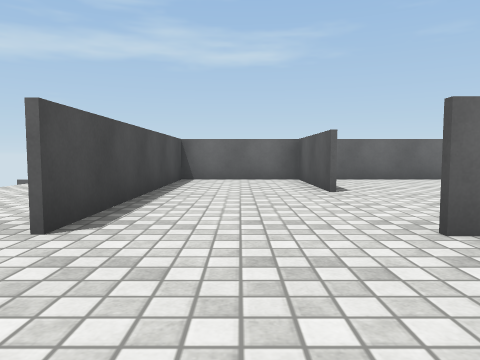
View 1 (above)

15 first-person views from a walk through a Unity game level. The camera is 0.58 m above the floor, tilts 4° down and sees 70° across. The floor is counted in squares, 1 m on a side. Each view is taken from the middle of a square. On the plan, view 1 faces up. The plan holds only what a view shows up to about 9 squares ahead; the rest is blank. The player is left out. Surface patterns are stand-ins for the level's own textures.

View 2
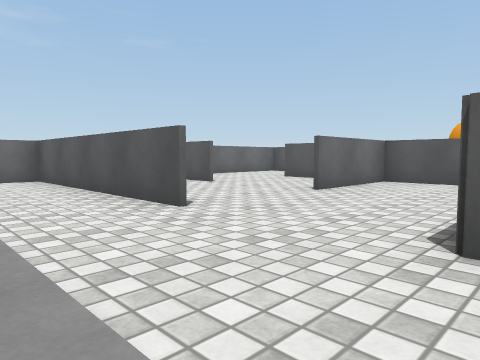

View 3
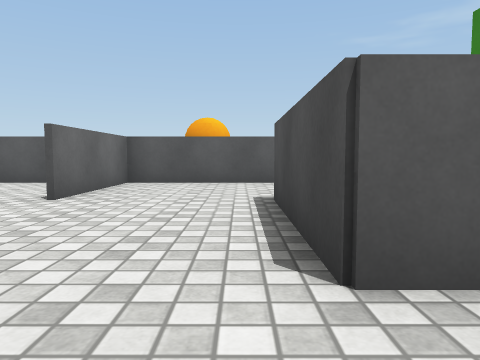

View 4
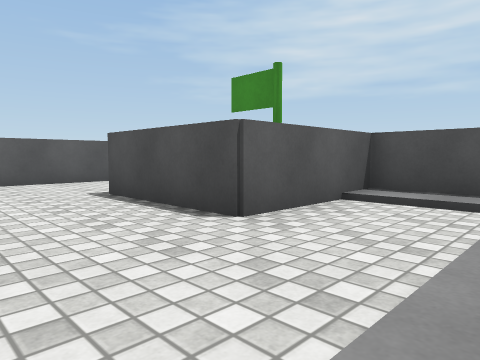

View 5
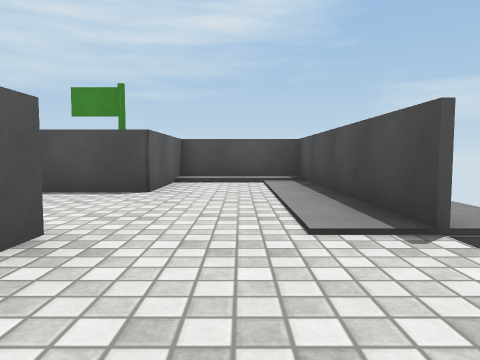

View 6
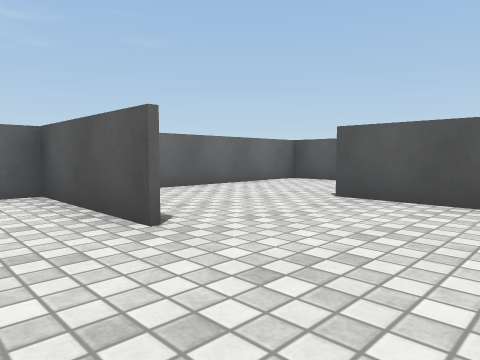

View 7
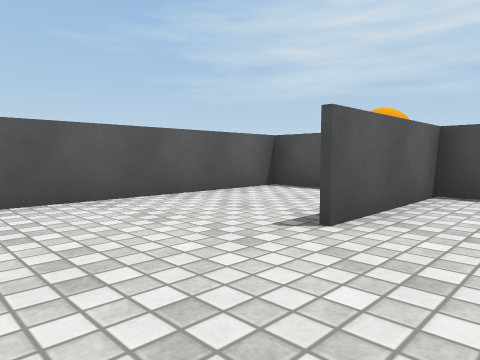

View 8
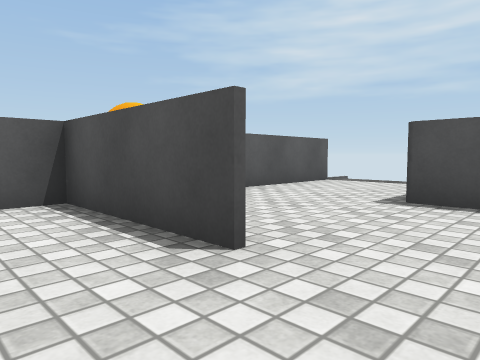

View 9
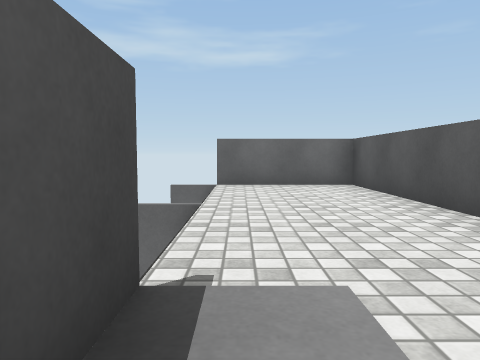

View 10
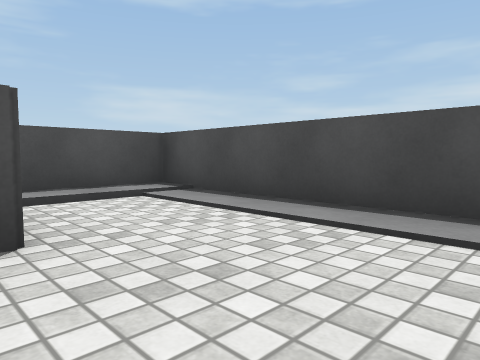

View 11
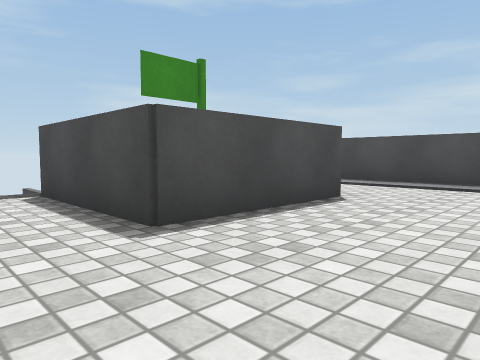

View 12
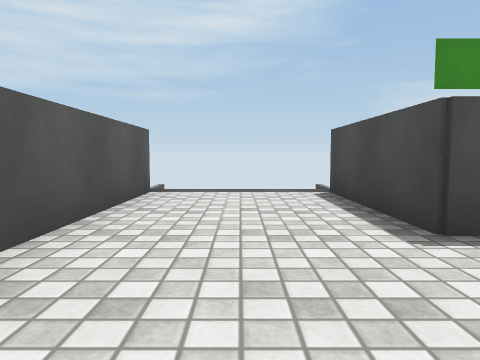

View 13
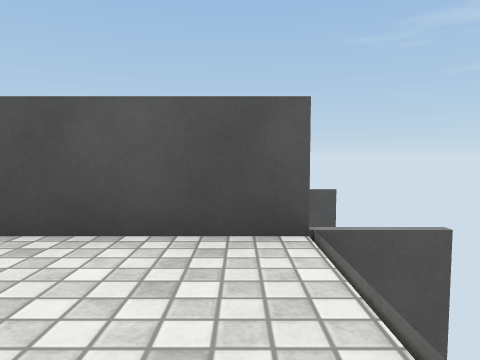

View 14
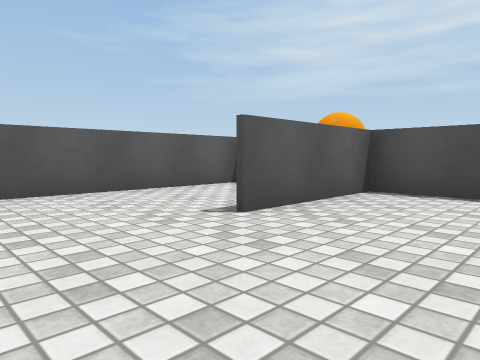

View 15
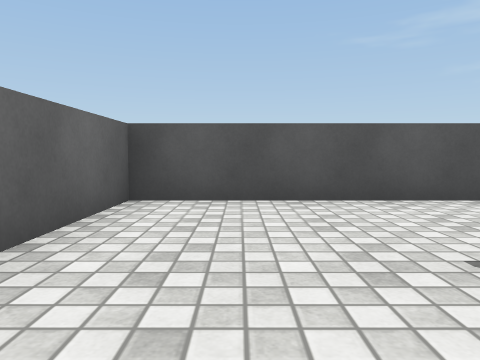

### Floor plan
Key: @ floor where view 1 was taken; # wall or solid block; . main floor; : floor 0.05 m higher than the main floor; + floor 0.1 m higher than the main floor; v drop or lower ground; B orange ball; O other object.
Columns run from 5 left of view 1 to 8 right of it. Each row starts with its distance up from view 1.
  9  #############
  8 v..#..#......#
  7  ..#..#......#
  6 v..#..#......#
  5 v..#.....#...#
  4  ..#.....#...#
  3 v..#...####..#
  2 #:........####
  1 #:........BB
  0 #:...@....#B
 -1 #:..###...#
 -2 #:..#O#...#
 -3 #+++# #...#
 -4 ####  vv vv

Positions as (right, up) in squares from view 1, and headings:
1: (0, 0), facing up
2: (-4, -1), facing up-right
3: (-3, 0), facing right
4: (-4, 2), facing down-right
5: (-3, 5), facing down
6: (0, 3), facing up-right
7: (3, 8), facing down-right
8: (0, 4), facing down-right
9: (-4, 1), facing up
10: (-1, 2), facing down-left
11: (3, 2), facing down-left
12: (3, 2), facing down
13: (2, -3), facing right
14: (2, 8), facing down-right
15: (3, 7), facing right
